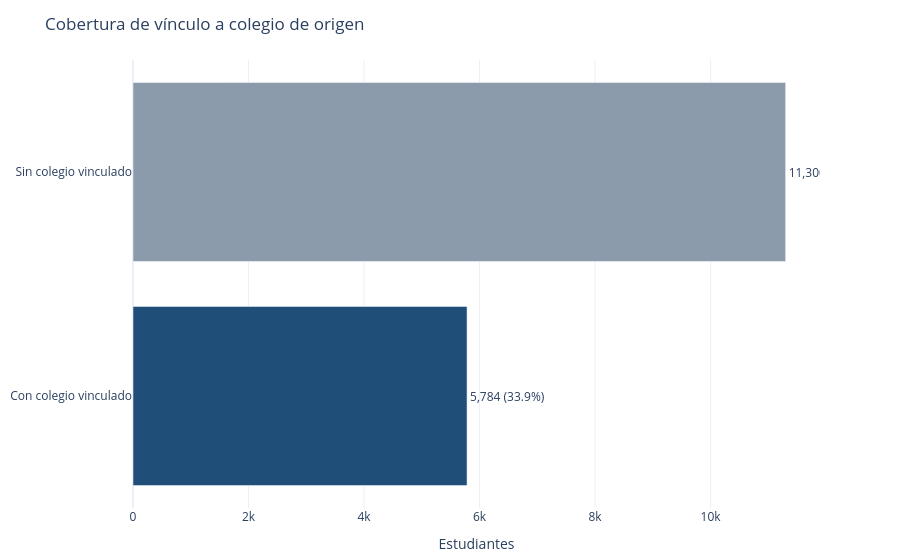

Write notebook code for a chart like this one.
### Markdown cell above
## 2. Cobertura de colegio vinculado

Los campos `*AMIED` (provincia, cantón, sostenimiento, etc.) solo se llenan cuando el registro pudo vincularse a un colegio de origen. **Esto limita cualquier corte geográfico al subconjunto vinculado.**

### Code cell
total = len(df)
con_colegio = df["CodColegioAMIED"].notna().sum()
sin_colegio = total - con_colegio

cobertura = pd.DataFrame({
    "grupo": ["Con colegio vinculado", "Sin colegio vinculado"],
    "n": [con_colegio, sin_colegio],
})
cobertura["pct"] = (cobertura["n"] / total * 100).round(1)
print(cobertura.to_string(index=False))

fig_cobertura = go.Figure(
    go.Bar(
        x=cobertura["n"],
        y=cobertura["grupo"],
        orientation="h",
        marker_color=[COLOR_PRIMARIO, COLOR_SECUNDARIO],
        text=cobertura.apply(lambda r: f"{r['n']:,} ({r['pct']}%)", axis=1),
        textposition="outside",
    )
)
fig_cobertura.update_layout(
    template="plotly_white",
    title="Cobertura de vínculo a colegio de origen",
    xaxis_title="Estudiantes",
    yaxis_title=None,
    showlegend=False,
    margin=dict(l=10, r=80, t=60, b=10),
)
fig_cobertura.show()

### Figure 1 — Plotly figure (JSON) as saved in the notebook; plotly's stock layout.template omitted (floating-point values rounded to 4 significant figures)
{"data": [{"marker": {"color": ["#1F4E79", "#8C9BAB"]}, "orientation": "h", "text": ["5,784 (33.9%)", "11,300 (66.1%)"], "textposition": "outside", "type": "bar", "x": [5784, 11300], "y": ["Con colegio vinculado", "Sin colegio vinculado"]}], "layout": {"margin": {"b": 10, "l": 10, "r": 80, "t": 60}, "showlegend": false, "title": {"text": "Cobertura de vínculo a colegio de origen"}, "xaxis": {"title": {"text": "Estudiantes"}}, "yaxis": {"title": {}}}}
